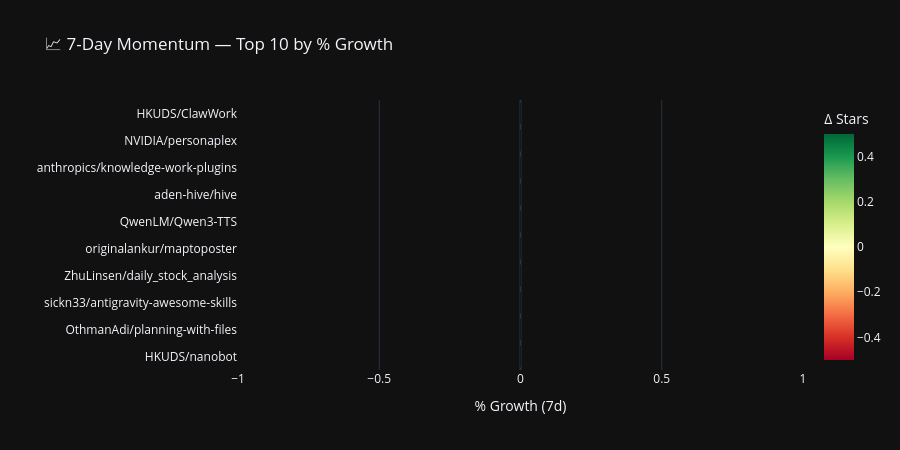

Here is the notebook cell this chart was saved with:
### Markdown cell above
## 6. 7-Day Momentum Trending

### Code cell
momentum = sql("""
WITH latest AS (
    SELECT repo_id, MAX(snapshot_at) AS max_snap
    FROM repo_snapshots GROUP BY repo_id
),
week_ago AS (
    SELECT repo_id, stars AS stars_7d
    FROM repo_snapshots
    WHERE snapshot_at >= current_timestamp - INTERVAL '7 days'
    QUALIFY ROW_NUMBER() OVER (PARTITION BY repo_id ORDER BY snapshot_at ASC) = 1
),
current_snap AS (
    SELECT s.repo_id, s.stars AS stars_now
    FROM repo_snapshots s JOIN latest l
        ON s.repo_id = l.repo_id AND s.snapshot_at = l.max_snap
)
SELECT
    r.full_name,
    cs.stars_now,
    wa.stars_7d,
    cs.stars_now - wa.stars_7d AS delta_stars,
    ROUND((cs.stars_now - wa.stars_7d) * 100.0 / GREATEST(wa.stars_7d, 1), 2) AS pct_growth_7d
FROM current_snap cs
JOIN week_ago wa ON cs.repo_id = wa.repo_id
JOIN repositories r ON r.id = cs.repo_id
ORDER BY pct_growth_7d DESC
LIMIT 10
""")

if momentum.height > 0:
    mom_pd = momentum.to_pandas()
    fig = px.bar(
        mom_pd,
        x='pct_growth_7d', y='full_name',
        orientation='h',
        color='delta_stars',
        color_continuous_scale='RdYlGn',
        hover_data=['stars_now', 'stars_7d', 'delta_stars'],
        title='📈 7-Day Momentum — Top 10 by % Growth',
        labels={'pct_growth_7d': '% Growth (7d)', 'full_name': '',
                'delta_stars': 'Δ Stars'},
    )
    fig.update_layout(template='plotly_dark', height=450)
    fig.show()
else:
    print('⚠️ Not enough snapshot data for 7-day momentum (need multiple crawls).')

### Figure 1 — Plotly figure (JSON) as saved in the notebook; plotly's stock layout.template omitted (floating-point values rounded to 4 significant figures)
{"data": [{"customdata": [[23207, 23207, 0], [14262, 14262, 0], [14093, 14093, 0], [12505, 12505, 0], [11076, 11076, 0], [8304, 8304, 0], [8079, 8079, 0], [7689, 7689, 0], [5445, 5445, 0], [5038, 5038, 0]], "hovertemplate": "% Growth (7d)=%{x}<br>=%{y}<br>stars_now=%{customdata[0]}<br>stars_7d=%{customdata[1]}<br>Δ Stars=%{marker.color}<extra></extra>", "legendgroup": "", "marker": {"color": [0, 0, 0, 0, 0, 0, 0, 0, 0, 0], "coloraxis": "coloraxis", "pattern": {"shape": ""}}, "name": "", "orientation": "h", "showlegend": false, "textposition": "auto", "type": "bar", "x": [0.0, 0.0, 0.0, 0.0, 0.0, 0.0, 0.0, 0.0, 0.0, 0.0], "xaxis": "x", "y": ["HKUDS/nanobot", "OthmanAdi/planning-with-files", "sickn33/antigravity-awesome-skills", "ZhuLinsen/daily_stock_analysis", "originalankur/maptoposter", "QwenLM/Qwen3-TTS", "aden-hive/hive", "anthropics/knowledge-work-plugins", "NVIDIA/personaplex", "HKUDS/ClawWork"], "yaxis": "y"}], "layout": {"barmode": "relative", "coloraxis": {"colorbar": {"title": {"text": "Δ Stars"}}, "colorscale": [[0, "rgb(165,0,38)"], [0.1, "rgb(215,48,39)"], [0.2, "rgb(244,109,67)"], [0.3, "rgb(253,174,97)"], [0.4, "rgb(254,224,139)"], [0.5, "rgb(255,255,191)"], [0.6, "rgb(217,239,139)"], [0.7, "rgb(166,217,106)"], [0.8, "rgb(102,189,99)"], [0.9, "rgb(26,152,80)"], [1, "rgb(0,104,55)"]]}, "height": 450, "legend": {"tracegroupgap": 0}, "title": {"text": "📈 7-Day Momentum — Top 10 by % Growth"}, "xaxis": {"anchor": "y", "domain": [0, 1], "title": {"text": "% Growth (7d)"}}, "yaxis": {"anchor": "x", "domain": [0, 1], "title": {"text": ""}}}}
